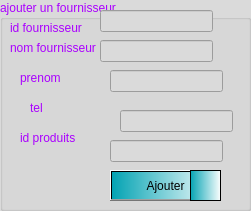
         <widget class="QGroupBox" name="groupBox_13">
          <property name="geometry">
           <rect>
            <x>430</x>
            <y>10</y>
            <width>251</width>
            <height>211</height>
           </rect>
          </property>
          <property name="palette">
           <palette>
            <active>
             <colorrole role="WindowText">
              <brush brushstyle="SolidPattern">
               <color alpha="255">
                <red>170</red>
                <green>0</green>
                <blue>255</blue>
               </color>
              </brush>
             </colorrole>
             <colorrole role="Button">
              <brush brushstyle="SolidPattern">
               <color alpha="255">
                <red>218</red>
                <green>218</green>
                <blue>218</blue>
               </color>
              </brush>
             </colorrole>
             <colorrole role="Base">
              <brush brushstyle="SolidPattern">
               <color alpha="255">
                <red>218</red>
                <green>218</green>
                <blue>218</blue>
               </color>
              </brush>
             </colorrole>
             <colorrole role="Window">
              <brush brushstyle="SolidPattern">
               <color alpha="255">
                <red>218</red>
                <green>218</green>
                <blue>218</blue>
               </color>
              </brush>
             </colorrole>
            </active>
            <inactive>
             <colorrole role="WindowText">
              <brush brushstyle="SolidPattern">
               <color alpha="255">
                <red>170</red>
                <green>0</green>
                <blue>255</blue>
               </color>
              </brush>
             </colorrole>
             <colorrole role="Button">
              <brush brushstyle="SolidPattern">
               <color alpha="255">
                <red>218</red>
                <green>218</green>
                <blue>218</blue>
               </color>
              </brush>
             </colorrole>
             <colorrole role="Base">
              <brush brushstyle="SolidPattern">
               <color alpha="255">
                <red>218</red>
                <green>218</green>
                <blue>218</blue>
               </color>
              </brush>
             </colorrole>
             <colorrole role="Window">
              <brush brushstyle="SolidPattern">
               <color alpha="255">
                <red>218</red>
                <green>218</green>
                <blue>218</blue>
               </color>
              </brush>
             </colorrole>
            </inactive>
            <disabled>
             <colorrole role="WindowText">
              <brush brushstyle="SolidPattern">
               <color alpha="255">
                <red>120</red>
                <green>120</green>
                <blue>120</blue>
               </color>
              </brush>
             </colorrole>
             <colorrole role="Button">
              <brush brushstyle="SolidPattern">
               <color alpha="255">
                <red>218</red>
                <green>218</green>
                <blue>218</blue>
               </color>
              </brush>
             </colorrole>
             <colorrole role="Base">
              <brush brushstyle="SolidPattern">
               <color alpha="255">
                <red>218</red>
                <green>218</green>
                <blue>218</blue>
               </color>
              </brush>
             </colorrole>
             <colorrole role="Window">
              <brush brushstyle="SolidPattern">
               <color alpha="255">
                <red>218</red>
                <green>218</green>
                <blue>218</blue>
               </color>
              </brush>
             </colorrole>
            </disabled>
           </palette>
          </property>
          <property name="title">
           <string>ajouter un fournisseur</string>
          </property>
          <widget class="QLineEdit" name="nomfrs">
           <property name="geometry">
            <rect>
             <x>100</x>
             <y>40</y>
             <width>113</width>
             <height>22</height>
            </rect>
           </property>
          </widget>
          <widget class="QLineEdit" name="telfrs">
           <property name="geometry">
            <rect>
             <x>120</x>
             <y>110</y>
             <width>113</width>
             <height>22</height>
            </rect>
           </property>
          </widget>
          <widget class="QLineEdit" name="prenomfrs">
           <property name="geometry">
            <rect>
             <x>110</x>
             <y>70</y>
             <width>113</width>
             <height>22</height>
            </rect>
           </property>
          </widget>
          <widget class="QLineEdit" name="idfrs">
           <property name="geometry">
            <rect>
             <x>100</x>
             <y>10</y>
             <width>113</width>
             <height>22</height>
            </rect>
           </property>
          </widget>
          <widget class="QLabel" name="label_21">
           <property name="geometry">
            <rect>
             <x>10</x>
             <y>20</y>
             <width>111</width>
             <height>16</height>
            </rect>
           </property>
           <property name="text">
            <string>id fournisseur</string>
           </property>
          </widget>
          <widget class="QLabel" name="label_22">
           <property name="geometry">
            <rect>
             <x>10</x>
             <y>40</y>
             <width>101</width>
             <height>16</height>
            </rect>
           </property>
           <property name="text">
            <string>nom fournisseur</string>
           </property>
          </widget>
          <widget class="QLabel" name="label_23">
           <property name="geometry">
            <rect>
             <x>20</x>
             <y>70</y>
             <width>56</width>
             <height>16</height>
            </rect>
           </property>
           <property name="text">
            <string>prenom</string>
           </property>
          </widget>
          <widget class="QLabel" name="label_24">
           <property name="geometry">
            <rect>
             <x>30</x>
             <y>100</y>
             <width>56</width>
             <height>16</height>
            </rect>
           </property>
           <property name="text">
            <string>tel</string>
           </property>
          </widget>
          <widget class="QLabel" name="label_25">
           <property name="geometry">
            <rect>
             <x>20</x>
             <y>130</y>
             <width>56</width>
             <height>16</height>
            </rect>
           </property>
           <property name="text">
            <string>id produits</string>
           </property>
          </widget>
          <widget class="QPushButton" name="ajoutfrs">
           <property name="geometry">
            <rect>
             <x>110</x>
             <y>170</y>
             <width>111</width>
             <height>31</height>
            </rect>
           </property>
           <property name="styleSheet">
            <string notr="true">background-color: qlineargradient(spread:repeat, x1:0, y1:0, x2:1, y2:0, stop:0 rgba(3, 163, 179, 255), stop:1 rgba(255, 255, 255, 255));</string>
           </property>
           <property name="text">
            <string>Ajouter</string>
           </property>
          </widget>
          <widget class="QLineEdit" name="fkfrs">
           <property name="geometry">
            <rect>
             <x>110</x>
             <y>140</y>
             <width>113</width>
             <height>22</height>
            </rect>
           </property>
          </widget>
          <widget class="QFrame" name="frame_45">
           <property name="geometry">
            <rect>
             <x>190</x>
             <y>170</y>
             <width>31</width>
             <height>31</height>
            </rect>
           </property>
           <property name="styleSheet">
            <string notr="true">background-color: qlineargradient(spread:repeat, x1:0, y1:0, x2:1, y2:0, stop:0 rgba(3, 163, 179, 255), stop:1 rgba(255, 255, 255, 255));
image: url(:/resource/plus (1).png);</string>
           </property>
           <property name="frameShape">
            <enum>QFrame::StyledPanel</enum>
           </property>
           <property name="frameShadow">
            <enum>QFrame::Raised</enum>
           </property>
          </widget>
         </widget>
